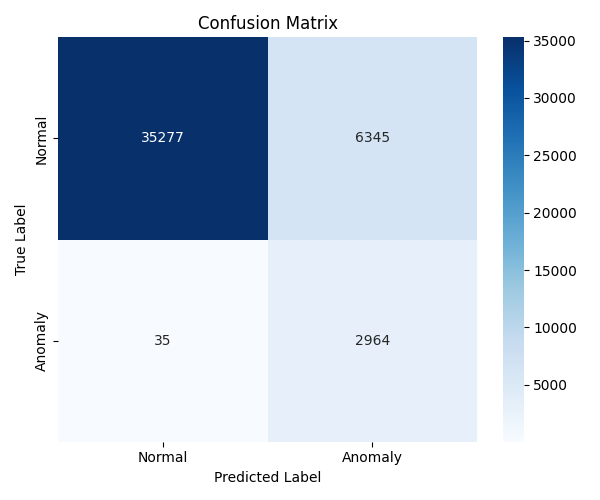

Source code (Python):
import numpy as np
import matplotlib.pyplot as plt
import pandas as pd
from tensorflow.keras.models import Model, load_model
from tensorflow.keras.layers import Input, Conv1D, LSTM, Dense, Dropout
from sklearn.preprocessing import MinMaxScaler
from sklearn.model_selection import train_test_split
import datetime
from tensorflow.keras.models import load_model
import tensorflow as tf
from matplotlib.animation import FuncAnimation, PillowWriter
from datetime import datetime
import os
from sklearn.ensemble import IsolationForest
from sklearn.metrics import precision_score, recall_score, f1_score,mean_absolute_error, accuracy_score,confusion_matrix
import pickle
from sklearn.preprocessing import StandardScaler
import matplotlib.pyplot as plt
import seaborn as sns
from sklearn.metrics import ConfusionMatrixDisplay

bdebug_mode = False
# Step 0: Seperate the data
if not bdebug_mode:
    # read data
    df_weather = pd.read_csv(
        r"F:\uqstudy\project\code\electricity_usage_monitoring\test\HTE_data\Climate_HourlyWeather.csv",
        parse_dates=['Date/Time']
    )

    # rename columns
    df_weather.rename(columns={'Date/Time': 'time', 'Temp (C)': 'Temp'}, inplace=True)

    # type convert
    df_weather["time"] = pd.to_datetime(df_weather["time"])

    # set time as index
    df_weather.set_index("time", inplace=True)

    # generate full range of time
    full_range = pd.date_range(start=df_weather.index.min(), end=df_weather.index.max(), freq="T")

    # resample to minute frequency
    minute_df = pd.DataFrame(index=full_range)
    minute_df.index.name = "time"
    minute_df = minute_df.join(df_weather, how="left")

    # forward fill temperature data
    minute_df["Temp"] = minute_df["Temp"].fillna(method="ffill")

    # forward fill weather data
    minute_df["Weather"] = minute_df["Weather"].fillna(method="ffill")

    # auto fill the missing data
    minute_df['Weather'] = minute_df['Weather'].fillna('Unknown')
    unique_weather_types = minute_df['Weather'].unique()
    weather_mapping = {weather: idx for idx, weather in enumerate(unique_weather_types)}
    minute_df['Weather_numeric'] = minute_df['Weather'].map(weather_mapping)

    # save the minute data
    minute_df = minute_df.reset_index()[['time', 'Weather', 'Weather_numeric', 'Temp']]
    minute_weather_output_path = "minute_weather_data.csv"
    minute_df.to_csv(minute_weather_output_path, index=False)
    print(f" {minute_weather_output_path}")

    # read data
    df_electricity = pd.read_csv(
        r"F:\uqstudy\project\code\electricity_usage_monitoring\Electricity_HTE_1.csv",
        parse_dates=['time']
    )

    # feature engineering
    df_electricity['time_minutes'] = (df_electricity['time'] - df_electricity['time'].min()).dt.total_seconds() // 60
    df_electricity['hour'] = df_electricity['time'].dt.hour
    df_electricity['weekday'] = df_electricity['time'].dt.dayofweek
    df_electricity['year'] = df_electricity['time'].dt.year
    df_electricity['month'] = df_electricity['time'].dt.month

    def get_season(month):
        if month in [12, 1, 2]:
            return 4  
        elif month in [3, 4, 5]:
            return 1  
        elif month in [6, 7, 8]:
            return 2  
        else:
            return 3  

    df_electricity['season'] = df_electricity['time'].dt.month.apply(get_season)

    df_weather_resampled = minute_df.set_index('time').resample('min').ffill().reset_index()

    # merge data
    df_merged = pd.merge(df_electricity, df_weather_resampled, on='time', how='left')

    # fill missing values
    df_merged['Temp'] = df_merged['Temp'].fillna(method='ffill')
    df_merged['label'] = 0

    # columns to keep
    columns_to_keep = ['watt', 'time', 'Temp', 'time_minutes', 'year', 'month','hour', 'weekday', 'season', 'Weather_numeric', 'Weather','label']
    df_merged = df_merged[[col for col in columns_to_keep if col in df_merged.columns]]

    # save data
    output_dir = r"F:\uqstudy\project\code\electricity_usage_monitoring\test\HTE_data\final"
    output_filename = "preprocessed_data_HTE.csv"
    output_path = os.path.join(output_dir, output_filename)
    df_merged.to_csv(output_path, index=False, na_rep='NA')
    print(f"Merged data saved to {output_path}")


    # data devide
    train_data_end = "2013-10-02 23:59:00"
    test_data_end = "2014-03-30 23:59:00"
    
    data = pd.read_csv(output_path, parse_dates=['time'])
    # **3. Data Devide**
    # date(1-31), month, year, weekdate,time, temp, weather(test later), season
    train_data_end_ts = pd.Timestamp(train_data_end)
    test_oneday = train_data_end_ts + pd.Timedelta(days=1) 
    test_oneweek = train_data_end_ts + pd.Timedelta(weeks=1)
    test_onemonth = train_data_end_ts + pd.DateOffset(months=1)
    train_data = data[data['time'] <= train_data_end]
    test_data = data[(data['time'] >= train_data_end) & (data['time'] <= test_data_end)]
    test_data_oneday = data[(data['time'] > train_data_end) & (data['time'] <= test_oneday)]
    test_data_onemonth = data[(data['time'] > train_data_end) & (data['time'] <= test_onemonth)]


    train_data.to_csv(os.path.join(output_dir, "Electricity_HTE_trainData.csv"), index=False)
    test_data.to_csv(os.path.join(output_dir, "Electricity_HTE_testData.csv"), index=False)
    test_data_oneday.to_csv(os.path.join(output_dir, "Electricity_HTE_testData_oneday.csv"), index=False)
    test_data_onemonth.to_csv(os.path.join(output_dir, "Electricity_HTE_testData_onemonth.csv"), index=False)


    base_path = 'F:\\uqstudy\\project\\code\\electricity_usage_monitoring\\test\\HTE_data\\final'
    file_name = 'Electricity_HTE_testData_oneday.csv' 
    modi_path = os.path.join(base_path, file_name)
    df_modi = pd.read_csv(modi_path)
    df_modi['time'] = pd.to_datetime(df_modi['time'])

    df_modification = df_modi.copy()
    df_modification = df_modification.sort_values(by="time").reset_index(drop=True)

    df_modification['date'] = df_modification['time'].dt.date
    unique_dates = df_modification['date'].unique()

    for day in unique_dates:
        daily_data = df_modification[df_modification['date'] == day]
        if daily_data.empty:
            continue

        count = 0
        while count < 100:
            random_time = np.random.choice(daily_data['time'].values)
            mask = (df_modification['time'] >= random_time) & (df_modification['time'] < (pd.to_datetime(random_time) + pd.Timedelta(minutes=1)))

            if mask.any():
                random_index = df_modification[mask].sample(n=1, random_state=42).index[0]
                original_value = df_modification.loc[random_index, 'watt']
                random_value = original_value * np.random.uniform(10, 20)

                df_modification.loc[random_index, 'watt'] = random_value
                df_modification.loc[random_index, 'label'] = 1
                count += 1


    df_modification = df_modification.drop(columns=['date'])


    output_dir = base_path 
    output_path = os.path.join(output_dir, "Electricity_HTE_testData_oneday_modification.csv")
    df_modification.to_csv(output_path, index=False)


    base_path_2 = 'F:\\uqstudy\\project\\code\\electricity_usage_monitoring\\test\\HTE_data\\final'
    file_name_2 = 'Electricity_HTE_testData_onemonth.csv' 
    modi_path_2 = os.path.join(base_path_2, file_name_2)
    df_modi_2 = pd.read_csv(modi_path_2)
    df_modi_2['time'] = pd.to_datetime(df_modi_2['time'])

    df_modification_2 = df_modi_2.copy()
    df_modification_2 = df_modification_2.sort_values(by="time").reset_index(drop=True)

    df_modification_2['date'] = df_modification_2['time'].dt.date
    unique_dates_2 = df_modification_2['date'].unique()

    for day_2 in unique_dates_2:
        daily_data_2 = df_modification_2[df_modification_2['date'] == day_2]
        if daily_data_2.empty:
            continue

        count_2 = 0
        while count_2 < 100:
            random_time_2 = np.random.choice(daily_data_2['time'].values)
            mask_2 = (df_modification_2['time'] >= random_time_2) & (df_modification_2['time'] < (pd.to_datetime(random_time_2) + pd.Timedelta(minutes=1)))

            if mask_2.any():
                random_index_2 = df_modification_2[mask_2].sample(n=1, random_state=42).index[0]
                original_value_2 = df_modification_2.loc[random_index_2, 'watt']
                random_value_2 = original_value_2 * np.random.uniform(10, 20)

                df_modification_2.loc[random_index_2, 'watt'] = random_value_2
                df_modification_2.loc[random_index_2, 'label'] = 1
                count_2 += 1


    df_modification_2 = df_modification_2.drop(columns=['date'])

    output_dir_2 = base_path_2 
    output_path_2 = os.path.join(output_dir_2, "Electricity_HTE_testData_onemonth_modification.csv")
    df_modification_2.to_csv(output_path_2, index=False)


        

    # min-max normalization
    columns_to_normalize = ['watt', 'Temp', 'time_minutes', 'year', 'month', 'hour', 'weekday', 'season', 'Weather_numeric']
    scaler = MinMaxScaler(feature_range=(0, 1))

    scaler.fit(train_data[columns_to_normalize])

    def normalize_and_save(data, columns, scaler, file_path):
        normalized_data = pd.DataFrame(scaler.transform(data[columns]), columns=columns)
        normalized_data = pd.concat([data.drop(columns + ['Weather', 'time'], axis=1).reset_index(drop=True), normalized_data], axis=1)
        normalized_data.to_csv(file_path, index=False)

    normalize_and_save(train_data, columns_to_normalize, scaler, os.path.join(output_dir, "Electricity_HTE_trainData_normalized.csv"))
    normalize_and_save(test_data, columns_to_normalize, scaler, os.path.join(output_dir, "Electricity_HTE_testData_normalized.csv"))
    normalize_and_save(test_data_oneday, columns_to_normalize, scaler, os.path.join(output_dir, "Electricity_HTE_testData_oneday_normalized.csv"))
    normalize_and_save(df_modification, columns_to_normalize, scaler, os.path.join(output_dir, "Electricity_HTE_testData_oneday_modification_normalized_20.csv"))
    normalize_and_save(df_modification_2, columns_to_normalize, scaler, os.path.join(output_dir, "Electricity_HTE_testData_onemonth_modification_normalized_20.csv"))
    normalize_and_save(test_data_onemonth, columns_to_normalize, scaler, os.path.join(output_dir, "Electricity_HTE_testData_onemonth_normalized.csv"))

    print("Data normalization and saving complete.")

# path
file_path_train_normalized = r"F:\uqstudy\project\code\electricity_usage_monitoring\test\HTE_data\final\Electricity_HTE_trainData_normalized.csv"
file_path_test_normalized = r"F:\uqstudy\project\code\electricity_usage_monitoring\test\HTE_data\final\Electricity_HTE_testData_normalized.csv"
file_path_test_normalized_oneday_modification = r"F:\uqstudy\project\code\electricity_usage_monitoring\test\HTE_data\final\Electricity_HTE_testData_oneday_modification_normalized_20.csv"
file_path_test_normalized_onemonth_modification = r"F:\uqstudy\project\code\electricity_usage_monitoring\test\HTE_data\final\Electricity_HTE_testData_onemonth_modification_normalized_20.csv"
train_save_path = r"F:\uqstudy\project\code\electricity_usage_monitoring\test\HTE_data\final\Electricity_HTE_trainData_normalized_reshaped_20_MORE.csv"
test_save_path = r"F:\uqstudy\project\code\electricity_usage_monitoring\test\HTE_data\final\Electricity_HTE_testData_normalized_reshaped_20_MORE.csv"
test_day_save_path = r"F:\uqstudy\project\code\electricity_usage_monitoring\test\HTE_data\final\Electricity_HTE_test_day_Data_normalized_reshaped_20_MORE.csv"
test_month_save_path = r"F:\uqstudy\project\code\electricity_usage_monitoring\test\HTE_data\final\Electricity_HTE_test_month_Data_normalized_reshaped_20_MORE.csv"


# read data
data_normalized_train = pd.read_csv(file_path_train_normalized)
data_normalized_test = pd.read_csv(file_path_test_normalized)
# data_normalized_test_oneday = pd.read_csv(file_path_test_normalized_oneday)
data_normalized_test_oneday_modification = pd.read_csv(file_path_test_normalized_oneday_modification)
data_normalized_test_onemonth_modification = pd.read_csv(file_path_test_normalized_onemonth_modification)
# data_normalized_test_oneweek = pd.read_csv(file_path_test_normalized_oneweek)
# data_normalized_test_onemonth = pd.read_csv(file_path_test_normalized_onemonth)


time_steps = 20
features = ['watt', 'Temp', 'time_minutes', 'year', 'month', 'hour', 'weekday', 'season', 'Weather_numeric','label']


# reshape data
def reshape_data(data, time_steps, features_count):

    # Ensure there are enough data samples to form at least one window
    if len(data) < time_steps:
        raise ValueError(f"Data samples ({len(data)}) are less than the required time steps ({time_steps}).")

    # Preallocate memory for reshaped data
    reshaped_data = np.zeros((len(data) - time_steps + 1, time_steps, features_count), dtype=np.float64)

    # Create sliding windows
    for i in range(len(data) - time_steps + 1):
        reshaped_data[i] = data[i:i + time_steps]

    return reshaped_data


# save and load
def save_reshaped_data(reshaped_data, pfeatures, time_steps, save_path):
    samples = reshaped_data.shape[0]
    flattened_data = reshaped_data.reshape(samples, -1)
    column_names = [f"{feature}_t{t}" for t in range(time_steps) for feature in pfeatures]
    reshaped_df = pd.DataFrame(flattened_data, columns=column_names)
    reshaped_df.to_csv(save_path, index=False)

def load_reshaped_data(load_path, pfeatures, time_steps):
    reshaped_df = pd.read_csv(load_path)
    samples = reshaped_df.shape[0]
    num_features = len(pfeatures)
    original_shape = (samples, time_steps, num_features)
    reshaped_data = reshaped_df.values.reshape(original_shape)
    return reshaped_data

isDataChanged = False

if isDataChanged:
    train_data_for_model = reshape_data(data_normalized_train[features].values, time_steps, len(features))
    test_data_for_model = reshape_data(data_normalized_test[features].values, time_steps, len(features))
    test_data_oneday_modification_for_model = reshape_data(data_normalized_test_oneday_modification[features].values, time_steps, len(features))
    test_data_onemonth_modification_for_model = reshape_data(data_normalized_test_onemonth_modification[features].values, time_steps, len(features))

    save_reshaped_data(train_data_for_model, features, time_steps, train_save_path)
    save_reshaped_data(test_data_for_model, features, time_steps, test_save_path)
    save_reshaped_data(test_data_oneday_modification_for_model, features, time_steps, test_day_save_path)
    save_reshaped_data(test_data_onemonth_modification_for_model, features, time_steps, test_day_save_path)


else:
    train_data_for_model = load_reshaped_data(train_save_path, features, time_steps)
    test_data_for_model = load_reshaped_data(test_save_path, features, time_steps)
    test_data_oneday_modification_for_model = load_reshaped_data(test_day_save_path, features, time_steps)
    test_data_onemonth_modification_for_model = load_reshaped_data(test_day_save_path, features, time_steps)
    
# target
y_train = data_normalized_train['watt'].values[time_steps-1:len(train_data_for_model) + time_steps-1].reshape(-1, 1)
y_val = data_normalized_test['watt'].values[time_steps-1:len(test_data_for_model) + time_steps-1].reshape(-1, 1)

# define model
def build_lstm_model_only(time_steps, features_count):
    input_shape = (time_steps, features_count)
    input_layer = Input(shape=input_shape)

    x = LSTM(20, return_sequences=False)(input_layer)
    x = Dropout(0.3)(x)

    x = Dense(64, activation='relu')(x)
    output_layer = Dense(1, activation='linear')(x)

    model = Model(inputs=input_layer, outputs=output_layer)
    model.compile(optimizer='adam', loss='mse', metrics=['mae'])

    return model

bload_model = False
# training
if not bload_model:
    cnn_lstm = build_lstm_model_only(time_steps,len(features))
    cnn_lstm.summary()

    history = cnn_lstm.fit(
        train_data_for_model, y_train,
        batch_size=64,
        epochs=10,
    )

    cnn_lstm.save('lstm_40.keras')
else:
    cnn_lstm = load_model('lstm_40.keras', compile=False)
    cnn_lstm.compile(optimizer='adam', loss='mse')

test_importance= False

if test_importance:
    # Step 4: Feature Importance using Permutation Importance

    # MAE（baseline）
    y_pred = cnn_lstm.predict(test_data_for_model)
    baseline_mae = mean_absolute_error(y_val, y_pred)

    # use permutation
    feature_importance = []

    for i in range(test_data_for_model.shape[2]):
        X_permuted = test_data_for_model.copy()
        np.random.shuffle(X_permuted[:, :, i])  
        
        y_pred_permuted = cnn_lstm.predict(X_permuted)
        permuted_mae = mean_absolute_error(y_val, y_pred_permuted)

        importance_score = permuted_mae - baseline_mae
        feature_importance.append(importance_score)

    importance_df = pd.DataFrame({
        'Feature': features,
        'Importance_Score': feature_importance
    }).sort_values(by='Importance_Score', ascending=False)

    output_dir_a = r"F:\uqstudy\project\code\electricity_usage_monitoring\test\HTE_data\final"
    output_filename_a = 'feature_importance_LSTM_permutation.csv'
    output_path_a = os.path.join(output_dir_a, output_filename_a)
    importance_df.to_csv(output_path_a, index=False)
    print(f"Feature importance data saved to {output_path_a}")

compare_result = True

if compare_result:

    result  = cnn_lstm.predict(test_data_onemonth_modification_for_model)
    result = result.astype(np.float64)
    result_actul = data_normalized_test_onemonth_modification['watt'].values
    result_actul = result_actul[19:]
    mae = mean_absolute_error(result_actul, result)

    plt.figure(figsize=(10, 4))
    plt.plot(result_actul, label='True')
    plt.plot(result, label='Predicted')
    plt.title('Model Prediction vs True Values')
    plt.xlabel('Time step')
    plt.ylabel('Value')
    plt.legend()
    plt.grid(True)
    plt.tight_layout()
    plt.show()

# ====================
normalized_eval_subset = data_normalized_test_onemonth_modification[columns_to_normalize].iloc[time_steps - 1:time_steps - 1 + len(result)].copy()
predicted_normalized = normalized_eval_subset.copy()
predicted_normalized['watt'] = result.flatten()

real_values = scaler.inverse_transform(normalized_eval_subset)
predicted_values = scaler.inverse_transform(predicted_normalized)

df_real = pd.DataFrame(real_values, columns=columns_to_normalize)
df_pred = pd.DataFrame(predicted_values, columns=columns_to_normalize)

# ==========DataFrame==========
comparison_df = pd.DataFrame({
    'time_minutes': df_real['time_minutes'],
    'year': df_real['year'].astype(int),
    'month': df_real['month'].astype(int),
    'hour': df_real['hour'].astype(int),
    'weekday': df_real['weekday'].astype(int),
    'watt': df_real['watt'],
    'watt_predicted': df_pred['watt']
})

# # culculate anomaly label
# comparison_df['anomaly_label'] = (np.abs(comparison_df['watt'] - comparison_df['watt_predicted']) > 0.2).astype(int)

comparison_df['relative_error'] = np.abs(comparison_df['watt'] - comparison_df['watt_predicted']) / (np.abs(comparison_df['watt']) + 1e-6)

# set threshold
threshold = 0.2
comparison_df['anomaly_label'] = (comparison_df['relative_error'] > threshold).astype(int)
# ====================
output_compare_path = r"F:\uqstudy\project\code\electricity_usage_monitoring\test\HTE_data\lstm_prediction_comparison_with_label.csv"
comparison_df.to_csv(output_compare_path, index=False)
print(f"saved as csv: {output_compare_path}")


plt.figure(figsize=(12, 5))
plt.plot(comparison_df['watt'].values, label='True', linewidth=1)
plt.plot(comparison_df['watt_predicted'].values, label='Predicted', linewidth=1)

anomaly_indices = comparison_df[comparison_df['anomaly_label'] == 1].index
plt.scatter(anomaly_indices, comparison_df.loc[anomaly_indices, 'watt_predicted'], 
            color='red', label='Anomaly', marker='o', s=30, zorder=5)

plt.title('Model Prediction vs True Values with Anomalies')
plt.xlabel('Time step')
plt.ylabel('Watt')
plt.legend()
plt.grid(True)
plt.tight_layout()
plt.show()

true_labels = data_normalized_test_onemonth_modification['label'].values[time_steps - 1:time_steps - 1 + len(comparison_df)]
pred_labels = comparison_df['anomaly_label'].values

precision = precision_score(true_labels, pred_labels)
recall = recall_score(true_labels, pred_labels)
f1 = f1_score(true_labels, pred_labels)
accuracy = accuracy_score(true_labels, pred_labels)

print(f" Precision: {precision:.4f}")
print(f" Recall:    {recall:.4f}")
print(f" F1 Score:  {f1:.4f}")
print(f" Accuracy:  {accuracy:.4f}")


cm = confusion_matrix(true_labels, pred_labels)
labels = ['Normal', 'Anomaly']


plt.figure(figsize=(6, 5))
sns.heatmap(cm, annot=True, fmt='d', cmap='Blues', xticklabels=labels, yticklabels=labels)
plt.title('Confusion Matrix')
plt.xlabel('Predicted Label')
plt.ylabel('True Label')
plt.tight_layout()
plt.show()
